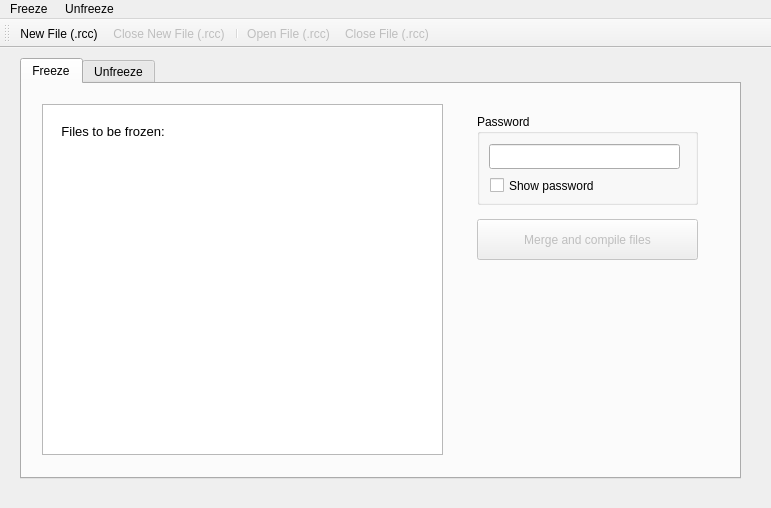
<?xml version="1.0" encoding="UTF-8"?>
<ui version="4.0">
 <class>MainWindow</class>
 <widget class="QMainWindow" name="MainWindow">
  <property name="geometry">
   <rect>
    <x>0</x>
    <y>0</y>
    <width>771</width>
    <height>508</height>
   </rect>
  </property>
  <property name="windowTitle">
   <string>DEncrypt21+</string>
  </property>
  <property name="windowIcon">
   <iconset resource="Images.qrc">
    <normaloff>:/Images/images/as.png</normaloff>:/Images/images/as.png</iconset>
  </property>
  <widget class="QWidget" name="centralwidget">
   <widget class="QTabWidget" name="tabWidget">
    <property name="geometry">
     <rect>
      <x>20</x>
      <y>10</y>
      <width>721</width>
      <height>421</height>
     </rect>
    </property>
    <property name="styleSheet">
     <string notr="true"/>
    </property>
    <property name="currentIndex">
     <number>0</number>
    </property>
    <widget class="QWidget" name="tab_2">
     <attribute name="title">
      <string>Freeze</string>
     </attribute>
     <widget class="QTextBrowser" name="textBrowser_2">
      <property name="geometry">
       <rect>
        <x>20</x>
        <y>20</y>
        <width>401</width>
        <height>351</height>
       </rect>
      </property>
      <property name="html">
       <string>&lt;!DOCTYPE HTML PUBLIC &quot;-//W3C//DTD HTML 4.0//EN&quot; &quot;http://www.w3.org/TR/REC-html40/strict.dtd&quot;&gt;
&lt;html&gt;&lt;head&gt;&lt;meta name=&quot;qrichtext&quot; content=&quot;1&quot; /&gt;&lt;style type=&quot;text/css&quot;&gt;
p, li { white-space: pre-wrap; }
&lt;/style&gt;&lt;/head&gt;&lt;body style=&quot; font-family:'Sans'; font-size:10pt; font-weight:400; font-style:normal;&quot;&gt;
&lt;p style=&quot;-qt-paragraph-type:empty; margin-top:0px; margin-bottom:0px; margin-left:0px; margin-right:0px; -qt-block-indent:0; text-indent:0px; font-family:'Sans';&quot;&gt;&lt;br /&gt;&lt;/p&gt;
&lt;p style=&quot; margin-top:0px; margin-bottom:0px; margin-left:0px; margin-right:0px; -qt-block-indent:0; text-indent:0px;&quot;&gt;&lt;span style=&quot; font-family:'Sans'; color:#ffffff;&quot;&gt;    &lt;/span&gt;&lt;span style=&quot; font-family:'Sans'; color:#000000;&quot;&gt;Files to be frozen:&lt;/span&gt;&lt;/p&gt;
&lt;p style=&quot;-qt-paragraph-type:empty; margin-top:0px; margin-bottom:0px; margin-left:0px; margin-right:0px; -qt-block-indent:0; text-indent:0px; font-family:'Sans'; color:#ffffff;&quot;&gt;&lt;br /&gt;&lt;/p&gt;&lt;/body&gt;&lt;/html&gt;</string>
      </property>
     </widget>
     <widget class="QGroupBox" name="groupBox_2">
      <property name="geometry">
       <rect>
        <x>455</x>
        <y>30</y>
        <width>221</width>
        <height>91</height>
       </rect>
      </property>
      <property name="title">
       <string>Password</string>
      </property>
      <widget class="QCheckBox" name="checkBox_2">
       <property name="geometry">
        <rect>
         <x>13</x>
         <y>60</y>
         <width>191</width>
         <height>23</height>
        </rect>
       </property>
       <property name="text">
        <string>Show password</string>
       </property>
      </widget>
      <widget class="QLineEdit" name="lineEdit_2">
       <property name="geometry">
        <rect>
         <x>12</x>
         <y>30</y>
         <width>191</width>
         <height>25</height>
        </rect>
       </property>
      </widget>
     </widget>
     <widget class="QPushButton" name="pushButton">
      <property name="enabled">
       <bool>false</bool>
      </property>
      <property name="geometry">
       <rect>
        <x>455</x>
        <y>135</y>
        <width>221</width>
        <height>41</height>
       </rect>
      </property>
      <property name="text">
       <string>Merge and compile files</string>
      </property>
     </widget>
    </widget>
    <widget class="QWidget" name="tab">
     <attribute name="title">
      <string>Unfreeze</string>
     </attribute>
     <widget class="QTextBrowser" name="textBrowser">
      <property name="geometry">
       <rect>
        <x>20</x>
        <y>20</y>
        <width>401</width>
        <height>351</height>
       </rect>
      </property>
      <property name="html">
       <string>&lt;!DOCTYPE HTML PUBLIC &quot;-//W3C//DTD HTML 4.0//EN&quot; &quot;http://www.w3.org/TR/REC-html40/strict.dtd&quot;&gt;
&lt;html&gt;&lt;head&gt;&lt;meta name=&quot;qrichtext&quot; content=&quot;1&quot; /&gt;&lt;style type=&quot;text/css&quot;&gt;
p, li { white-space: pre-wrap; }
&lt;/style&gt;&lt;/head&gt;&lt;body style=&quot; font-family:'Sans'; font-size:10pt; font-weight:400; font-style:normal;&quot;&gt;
&lt;p style=&quot;-qt-paragraph-type:empty; margin-top:0px; margin-bottom:0px; margin-left:0px; margin-right:0px; -qt-block-indent:0; text-indent:0px; font-family:'Sans';&quot;&gt;&lt;br /&gt;&lt;/p&gt;
&lt;p style=&quot; margin-top:0px; margin-bottom:0px; margin-left:0px; margin-right:0px; -qt-block-indent:0; text-indent:0px;&quot;&gt;&lt;span style=&quot; font-family:'Sans'; color:#000000;&quot;&gt;    Solved files:&lt;/span&gt;&lt;/p&gt;
&lt;p style=&quot;-qt-paragraph-type:empty; margin-top:0px; margin-bottom:0px; margin-left:0px; margin-right:0px; -qt-block-indent:0; text-indent:0px; font-family:'Sans'; color:#ffffff;&quot;&gt;&lt;br /&gt;&lt;/p&gt;&lt;/body&gt;&lt;/html&gt;</string>
      </property>
     </widget>
     <widget class="QGroupBox" name="groupBox">
      <property name="geometry">
       <rect>
        <x>455</x>
        <y>30</y>
        <width>221</width>
        <height>91</height>
       </rect>
      </property>
      <property name="title">
       <string>Password</string>
      </property>
      <widget class="QCheckBox" name="checkBox">
       <property name="geometry">
        <rect>
         <x>13</x>
         <y>60</y>
         <width>191</width>
         <height>23</height>
        </rect>
       </property>
       <property name="text">
        <string>Show password</string>
       </property>
      </widget>
      <widget class="QLineEdit" name="lineEdit">
       <property name="geometry">
        <rect>
         <x>12</x>
         <y>30</y>
         <width>191</width>
         <height>25</height>
        </rect>
       </property>
      </widget>
     </widget>
     <widget class="QPushButton" name="pushButton_2">
      <property name="enabled">
       <bool>false</bool>
      </property>
      <property name="geometry">
       <rect>
        <x>430</x>
        <y>130</y>
        <width>131</width>
        <height>41</height>
       </rect>
      </property>
      <property name="text">
       <string>Unfreeze file</string>
      </property>
     </widget>
     <widget class="QPushButton" name="pushButton_3">
      <property name="enabled">
       <bool>false</bool>
      </property>
      <property name="geometry">
       <rect>
        <x>570</x>
        <y>130</y>
        <width>131</width>
        <height>41</height>
       </rect>
      </property>
      <property name="text">
       <string>Export all data</string>
      </property>
     </widget>
    </widget>
   </widget>
  </widget>
  <widget class="QToolBar" name="toolBar">
   <property name="enabled">
    <bool>true</bool>
   </property>
   <property name="windowTitle">
    <string>toolBar</string>
   </property>
   <property name="layoutDirection">
    <enum>Qt::LeftToRight</enum>
   </property>
   <property name="movable">
    <bool>true</bool>
   </property>
   <property name="allowedAreas">
    <set>Qt::AllToolBarAreas</set>
   </property>
   <property name="orientation">
    <enum>Qt::Horizontal</enum>
   </property>
   <attribute name="toolBarArea">
    <enum>TopToolBarArea</enum>
   </attribute>
   <attribute name="toolBarBreak">
    <bool>false</bool>
   </attribute>
   <addaction name="actionNew_File_rcc"/>
   <addaction name="actionClose_New_File_rcc"/>
   <addaction name="separator"/>
   <addaction name="actionOpen_File_rcc"/>
   <addaction name="actionClose_File_rcc"/>
  </widget>
  <widget class="QMenuBar" name="menuBar">
   <property name="geometry">
    <rect>
     <x>0</x>
     <y>0</y>
     <width>771</width>
     <height>22</height>
    </rect>
   </property>
   <property name="layoutDirection">
    <enum>Qt::LeftToRight</enum>
   </property>
   <widget class="QMenu" name="menuOpen">
    <property name="title">
     <string>Unfreeze</string>
    </property>
    <addaction name="actionOpen_File_rcc"/>
    <addaction name="actionClose_File_rcc"/>
   </widget>
   <widget class="QMenu" name="menuNew">
    <property name="title">
     <string>Freeze </string>
    </property>
    <addaction name="actionNew_File_rcc"/>
    <addaction name="actionClose_New_File_rcc"/>
   </widget>
   <addaction name="menuNew"/>
   <addaction name="menuOpen"/>
  </widget>
  <action name="actionOpen_File_rcc">
   <property name="enabled">
    <bool>false</bool>
   </property>
   <property name="icon">
    <iconset resource="Images.qrc">
     <normaloff>:/Images/images/rcc.png</normaloff>:/Images/images/rcc.png</iconset>
   </property>
   <property name="text">
    <string>Open File (.rcc)</string>
   </property>
  </action>
  <action name="actionClose_File_rcc">
   <property name="enabled">
    <bool>false</bool>
   </property>
   <property name="icon">
    <iconset resource="Images.qrc">
     <normaloff>:/Images/images/rcc_close.png</normaloff>:/Images/images/rcc_close.png</iconset>
   </property>
   <property name="text">
    <string>Close File (.rcc)</string>
   </property>
  </action>
  <action name="actionNew_File_rcc">
   <property name="icon">
    <iconset resource="Images.qrc">
     <normaloff>:/Images/images/new_rcc.png</normaloff>:/Images/images/new_rcc.png</iconset>
   </property>
   <property name="text">
    <string>New File (.rcc)</string>
   </property>
  </action>
  <action name="actionClose_New_File_rcc">
   <property name="enabled">
    <bool>false</bool>
   </property>
   <property name="icon">
    <iconset resource="Images.qrc">
     <normaloff>:/Images/images/rcc_close.png</normaloff>:/Images/images/rcc_close.png</iconset>
   </property>
   <property name="text">
    <string>Close New File (.rcc)</string>
   </property>
  </action>
 </widget>
 <resources>
  <include location="Images.qrc"/>
 </resources>
 <connections/>
</ui>
